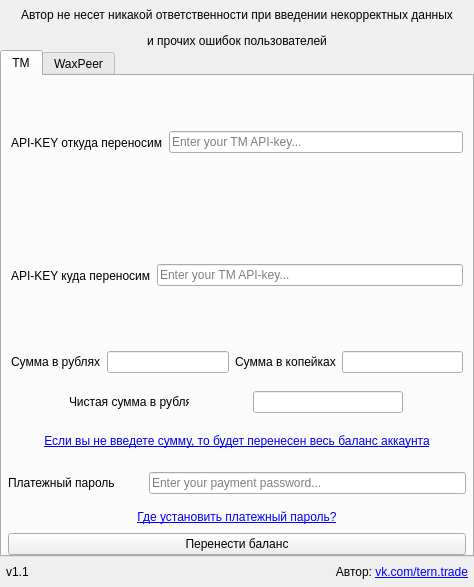
<?xml version="1.0" encoding="UTF-8"?>
<ui version="4.0">
 <class>MainWindow</class>
 <widget class="QMainWindow" name="MainWindow">
  <property name="geometry">
   <rect>
    <x>0</x>
    <y>0</y>
    <width>474</width>
    <height>587</height>
   </rect>
  </property>
  <property name="windowTitle">
   <string>MainWindow</string>
  </property>
  <widget class="QWidget" name="centralwidget">
   <layout class="QVBoxLayout" name="verticalLayout">
    <property name="spacing">
     <number>0</number>
    </property>
    <property name="leftMargin">
     <number>0</number>
    </property>
    <property name="topMargin">
     <number>0</number>
    </property>
    <property name="rightMargin">
     <number>0</number>
    </property>
    <property name="bottomMargin">
     <number>0</number>
    </property>
    <item>
     <widget class="QFrame" name="header">
      <property name="minimumSize">
       <size>
        <width>0</width>
        <height>50</height>
       </size>
      </property>
      <property name="maximumSize">
       <size>
        <width>16777215</width>
        <height>50</height>
       </size>
      </property>
      <property name="frameShape">
       <enum>QFrame::NoFrame</enum>
      </property>
      <property name="frameShadow">
       <enum>QFrame::Raised</enum>
      </property>
      <layout class="QHBoxLayout" name="horizontalLayout_6">
       <property name="spacing">
        <number>0</number>
       </property>
       <property name="leftMargin">
        <number>6</number>
       </property>
       <property name="topMargin">
        <number>6</number>
       </property>
       <property name="rightMargin">
        <number>6</number>
       </property>
       <property name="bottomMargin">
        <number>0</number>
       </property>
       <item>
        <widget class="QLabel" name="label_9">
         <property name="text">
          <string>&lt;html&gt;&lt;head/&gt;&lt;body&gt;&lt;p&gt;Автор не несет никакой ответственности при введении некорректных данных&lt;/p&gt;&lt;p&gt;и прочих ошибок пользователей&lt;/p&gt;&lt;/body&gt;&lt;/html&gt;</string>
         </property>
         <property name="alignment">
          <set>Qt::AlignCenter</set>
         </property>
        </widget>
       </item>
      </layout>
     </widget>
    </item>
    <item>
     <widget class="QTabWidget" name="body">
      <property name="currentIndex">
       <number>0</number>
      </property>
      <widget class="QWidget" name="TM">
       <attribute name="title">
        <string>TM</string>
       </attribute>
       <layout class="QVBoxLayout" name="verticalLayout_2">
        <property name="spacing">
         <number>0</number>
        </property>
        <property name="leftMargin">
         <number>0</number>
        </property>
        <property name="topMargin">
         <number>0</number>
        </property>
        <property name="rightMargin">
         <number>0</number>
        </property>
        <property name="bottomMargin">
         <number>0</number>
        </property>
        <item>
         <widget class="QFrame" name="frame">
          <property name="frameShape">
           <enum>QFrame::NoFrame</enum>
          </property>
          <property name="frameShadow">
           <enum>QFrame::Raised</enum>
          </property>
          <layout class="QHBoxLayout" name="horizontalLayout">
           <item>
            <widget class="QLabel" name="label">
             <property name="minimumSize">
              <size>
               <width>135</width>
               <height>0</height>
              </size>
             </property>
             <property name="text">
              <string>API-KEY откуда переносим</string>
             </property>
            </widget>
           </item>
           <item>
            <widget class="QLineEdit" name="fromApiKey">
             <property name="echoMode">
              <enum>QLineEdit::Password</enum>
             </property>
             <property name="placeholderText">
              <string>Enter your TM API-key...</string>
             </property>
            </widget>
           </item>
          </layout>
         </widget>
        </item>
        <item>
         <widget class="QFrame" name="frame_2">
          <property name="frameShape">
           <enum>QFrame::NoFrame</enum>
          </property>
          <property name="frameShadow">
           <enum>QFrame::Raised</enum>
          </property>
          <layout class="QHBoxLayout" name="horizontalLayout_2">
           <item>
            <widget class="QLabel" name="label_2">
             <property name="minimumSize">
              <size>
               <width>135</width>
               <height>0</height>
              </size>
             </property>
             <property name="text">
              <string>API-KEY куда переносим</string>
             </property>
            </widget>
           </item>
           <item>
            <widget class="QLineEdit" name="toApiKey">
             <property name="echoMode">
              <enum>QLineEdit::Password</enum>
             </property>
             <property name="placeholderText">
              <string>Enter your TM API-key...</string>
             </property>
            </widget>
           </item>
          </layout>
         </widget>
        </item>
        <item>
         <widget class="QFrame" name="frame_3">
          <property name="maximumSize">
           <size>
            <width>16777215</width>
            <height>40</height>
           </size>
          </property>
          <property name="frameShape">
           <enum>QFrame::NoFrame</enum>
          </property>
          <property name="frameShadow">
           <enum>QFrame::Raised</enum>
          </property>
          <layout class="QHBoxLayout" name="horizontalLayout_3">
           <item>
            <widget class="QLabel" name="label_3">
             <property name="text">
              <string>Сумма в рублях</string>
             </property>
            </widget>
           </item>
           <item>
            <widget class="QLineEdit" name="rubbleSum"/>
           </item>
           <item>
            <widget class="QLabel" name="label_4">
             <property name="text">
              <string>Сумма в копейках</string>
             </property>
            </widget>
           </item>
           <item>
            <widget class="QLineEdit" name="copSum"/>
           </item>
          </layout>
         </widget>
        </item>
        <item>
         <widget class="QFrame" name="frame_11">
          <property name="minimumSize">
           <size>
            <width>0</width>
            <height>40</height>
           </size>
          </property>
          <property name="maximumSize">
           <size>
            <width>16777215</width>
            <height>40</height>
           </size>
          </property>
          <property name="layoutDirection">
           <enum>Qt::LeftToRight</enum>
          </property>
          <property name="frameShape">
           <enum>QFrame::NoFrame</enum>
          </property>
          <property name="frameShadow">
           <enum>QFrame::Raised</enum>
          </property>
          <layout class="QHBoxLayout" name="horizontalLayout_11">
           <item>
            <widget class="QLabel" name="label_13">
             <property name="maximumSize">
              <size>
               <width>120</width>
               <height>16777215</height>
              </size>
             </property>
             <property name="text">
              <string>Чистая сумма в рублях</string>
             </property>
            </widget>
           </item>
           <item>
            <widget class="QLineEdit" name="clearRubSum">
             <property name="maximumSize">
              <size>
               <width>150</width>
               <height>16777215</height>
              </size>
             </property>
            </widget>
           </item>
          </layout>
         </widget>
        </item>
        <item>
         <widget class="QFrame" name="frame_4">
          <property name="frameShape">
           <enum>QFrame::NoFrame</enum>
          </property>
          <property name="frameShadow">
           <enum>QFrame::Raised</enum>
          </property>
          <layout class="QVBoxLayout" name="verticalLayout_3">
           <property name="spacing">
            <number>6</number>
           </property>
           <property name="leftMargin">
            <number>6</number>
           </property>
           <property name="topMargin">
            <number>0</number>
           </property>
           <property name="rightMargin">
            <number>6</number>
           </property>
           <property name="bottomMargin">
            <number>0</number>
           </property>
           <item>
            <widget class="QFrame" name="frame_9">
             <property name="frameShape">
              <enum>QFrame::NoFrame</enum>
             </property>
             <property name="frameShadow">
              <enum>QFrame::Raised</enum>
             </property>
             <layout class="QHBoxLayout" name="horizontalLayout_10">
              <property name="spacing">
               <number>0</number>
              </property>
              <property name="leftMargin">
               <number>0</number>
              </property>
              <property name="topMargin">
               <number>0</number>
              </property>
              <property name="rightMargin">
               <number>0</number>
              </property>
              <property name="bottomMargin">
               <number>0</number>
              </property>
              <item>
               <widget class="QLabel" name="label_11">
                <property name="styleSheet">
                 <string notr="true">text-decoration: underline;
color: rgb(0, 0, 255);</string>
                </property>
                <property name="text">
                 <string>Если вы не введете сумму, то будет перенесен весь баланс аккаунта</string>
                </property>
                <property name="alignment">
                 <set>Qt::AlignCenter</set>
                </property>
               </widget>
              </item>
             </layout>
            </widget>
           </item>
           <item>
            <widget class="QFrame" name="frame_5">
             <property name="maximumSize">
              <size>
               <width>16777215</width>
               <height>50</height>
              </size>
             </property>
             <property name="frameShape">
              <enum>QFrame::NoFrame</enum>
             </property>
             <property name="frameShadow">
              <enum>QFrame::Raised</enum>
             </property>
             <layout class="QHBoxLayout" name="horizontalLayout_4">
              <property name="spacing">
               <number>6</number>
              </property>
              <property name="leftMargin">
               <number>0</number>
              </property>
              <property name="topMargin">
               <number>0</number>
              </property>
              <property name="rightMargin">
               <number>0</number>
              </property>
              <property name="bottomMargin">
               <number>0</number>
              </property>
              <item>
               <widget class="QLabel" name="label_5">
                <property name="minimumSize">
                 <size>
                  <width>135</width>
                  <height>0</height>
                 </size>
                </property>
                <property name="text">
                 <string>Платежный пароль</string>
                </property>
               </widget>
              </item>
              <item>
               <widget class="QLineEdit" name="paymentPassword">
                <property name="echoMode">
                 <enum>QLineEdit::Password</enum>
                </property>
                <property name="placeholderText">
                 <string>Enter your payment password...</string>
                </property>
               </widget>
              </item>
             </layout>
            </widget>
           </item>
           <item>
            <widget class="QLabel" name="PaymentLinkLabel">
             <property name="maximumSize">
              <size>
               <width>16777215</width>
               <height>20</height>
              </size>
             </property>
             <property name="text">
              <string>&lt;html&gt;&lt;head/&gt;&lt;body&gt;&lt;p&gt;&lt;a href=&quot;https://market.csgo.com/checkout/password/useold/&quot;&gt;&lt;span style=&quot; text-decoration: underline; color:#0000ff;&quot;&gt;Где установить платежный пароль?&lt;/span&gt;&lt;/a&gt;&lt;/p&gt;&lt;/body&gt;&lt;/html&gt;</string>
             </property>
             <property name="alignment">
              <set>Qt::AlignCenter</set>
             </property>
             <property name="openExternalLinks">
              <bool>true</bool>
             </property>
            </widget>
           </item>
           <item>
            <widget class="QPushButton" name="sendButton">
             <property name="text">
              <string>Перенести баланс</string>
             </property>
            </widget>
           </item>
          </layout>
         </widget>
        </item>
       </layout>
      </widget>
      <widget class="QWidget" name="waxPage">
       <attribute name="title">
        <string>WaxPeer</string>
       </attribute>
       <layout class="QVBoxLayout" name="verticalLayout_4">
        <property name="spacing">
         <number>0</number>
        </property>
        <property name="leftMargin">
         <number>0</number>
        </property>
        <property name="topMargin">
         <number>0</number>
        </property>
        <property name="rightMargin">
         <number>0</number>
        </property>
        <property name="bottomMargin">
         <number>0</number>
        </property>
        <item>
         <widget class="QFrame" name="frame_6">
          <property name="frameShape">
           <enum>QFrame::NoFrame</enum>
          </property>
          <property name="frameShadow">
           <enum>QFrame::Raised</enum>
          </property>
          <layout class="QHBoxLayout" name="horizontalLayout_7">
           <item>
            <widget class="QLabel" name="label_6">
             <property name="minimumSize">
              <size>
               <width>135</width>
               <height>0</height>
              </size>
             </property>
             <property name="text">
              <string>API-KEY откуда переносим</string>
             </property>
            </widget>
           </item>
           <item>
            <widget class="QLineEdit" name="fromWaxKey">
             <property name="echoMode">
              <enum>QLineEdit::Password</enum>
             </property>
             <property name="placeholderText">
              <string>Enter your WaxPeer API-key...</string>
             </property>
            </widget>
           </item>
          </layout>
         </widget>
        </item>
        <item>
         <widget class="QFrame" name="frame_7">
          <property name="frameShape">
           <enum>QFrame::NoFrame</enum>
          </property>
          <property name="frameShadow">
           <enum>QFrame::Raised</enum>
          </property>
          <layout class="QHBoxLayout" name="horizontalLayout_8">
           <item>
            <widget class="QLabel" name="label_7">
             <property name="minimumSize">
              <size>
               <width>135</width>
               <height>0</height>
              </size>
             </property>
             <property name="text">
              <string>SteamID куда переносим</string>
             </property>
            </widget>
           </item>
           <item>
            <widget class="QLineEdit" name="steamId">
             <property name="echoMode">
              <enum>QLineEdit::Normal</enum>
             </property>
             <property name="placeholderText">
              <string>Enter your SteamID(7656....)</string>
             </property>
            </widget>
           </item>
          </layout>
         </widget>
        </item>
        <item>
         <widget class="QFrame" name="frame_8">
          <property name="frameShape">
           <enum>QFrame::StyledPanel</enum>
          </property>
          <property name="frameShadow">
           <enum>QFrame::Raised</enum>
          </property>
          <layout class="QVBoxLayout" name="verticalLayout_5">
           <item>
            <widget class="QFrame" name="frame_10">
             <property name="frameShape">
              <enum>QFrame::StyledPanel</enum>
             </property>
             <property name="frameShadow">
              <enum>QFrame::Raised</enum>
             </property>
             <layout class="QHBoxLayout" name="horizontalLayout_9">
              <item>
               <widget class="QLabel" name="label_8">
                <property name="text">
                 <string>Баланс в $</string>
                </property>
               </widget>
              </item>
              <item>
               <widget class="QLineEdit" name="dollarSum"/>
              </item>
              <item>
               <widget class="QLabel" name="label_10">
                <property name="text">
                 <string>Баланс в центах</string>
                </property>
               </widget>
              </item>
              <item>
               <widget class="QLineEdit" name="centSum"/>
              </item>
             </layout>
            </widget>
           </item>
           <item>
            <widget class="QFrame" name="frame_12">
             <property name="frameShape">
              <enum>QFrame::StyledPanel</enum>
             </property>
             <property name="frameShadow">
              <enum>QFrame::Raised</enum>
             </property>
             <layout class="QHBoxLayout" name="horizontalLayout_12">
              <item>
               <widget class="QLabel" name="label_14">
                <property name="maximumSize">
                 <size>
                  <width>100</width>
                  <height>16777215</height>
                 </size>
                </property>
                <property name="text">
                 <string>Чистая сумма в $</string>
                </property>
               </widget>
              </item>
              <item>
               <widget class="QLineEdit" name="clearDolSum">
                <property name="maximumSize">
                 <size>
                  <width>200</width>
                  <height>16777215</height>
                 </size>
                </property>
               </widget>
              </item>
             </layout>
            </widget>
           </item>
           <item>
            <widget class="QLabel" name="label_12">
             <property name="maximumSize">
              <size>
               <width>16777215</width>
               <height>30</height>
              </size>
             </property>
             <property name="styleSheet">
              <string notr="true">text-decoration: underline;
color: rgb(0, 0, 255);</string>
             </property>
             <property name="text">
              <string>Если вы не введете сумму, то будет перенесен весь баланс аккаунта</string>
             </property>
             <property name="alignment">
              <set>Qt::AlignCenter</set>
             </property>
            </widget>
           </item>
          </layout>
         </widget>
        </item>
        <item>
         <widget class="QPushButton" name="sendButton_2">
          <property name="text">
           <string>Перенести баланс</string>
          </property>
         </widget>
        </item>
       </layout>
      </widget>
     </widget>
    </item>
    <item>
     <widget class="QFrame" name="footer">
      <property name="minimumSize">
       <size>
        <width>0</width>
        <height>30</height>
       </size>
      </property>
      <property name="maximumSize">
       <size>
        <width>16777215</width>
        <height>30</height>
       </size>
      </property>
      <property name="frameShape">
       <enum>QFrame::NoFrame</enum>
      </property>
      <property name="frameShadow">
       <enum>QFrame::Raised</enum>
      </property>
      <layout class="QHBoxLayout" name="horizontalLayout_5">
       <property name="spacing">
        <number>0</number>
       </property>
       <property name="leftMargin">
        <number>6</number>
       </property>
       <property name="topMargin">
        <number>0</number>
       </property>
       <property name="rightMargin">
        <number>6</number>
       </property>
       <property name="bottomMargin">
        <number>0</number>
       </property>
       <item>
        <widget class="QLabel" name="versionLabel">
         <property name="text">
          <string>v1.1</string>
         </property>
        </widget>
       </item>
       <item>
        <widget class="QLabel" name="creditLabel">
         <property name="text">
          <string>&lt;html&gt;&lt;head/&gt;&lt;body&gt;&lt;p&gt;Автор: &lt;a href=&quot;https://vk.com/tern.trade&quot;&gt;&lt;span style=&quot; text-decoration: underline; color:#0000ff;&quot;&gt;vk.com/tern.trade&lt;/span&gt;&lt;/a&gt;&lt;/p&gt;&lt;/body&gt;&lt;/html&gt;</string>
         </property>
         <property name="alignment">
          <set>Qt::AlignRight|Qt::AlignTrailing|Qt::AlignVCenter</set>
         </property>
         <property name="openExternalLinks">
          <bool>true</bool>
         </property>
        </widget>
       </item>
      </layout>
     </widget>
    </item>
   </layout>
  </widget>
 </widget>
 <resources/>
 <connections/>
</ui>
